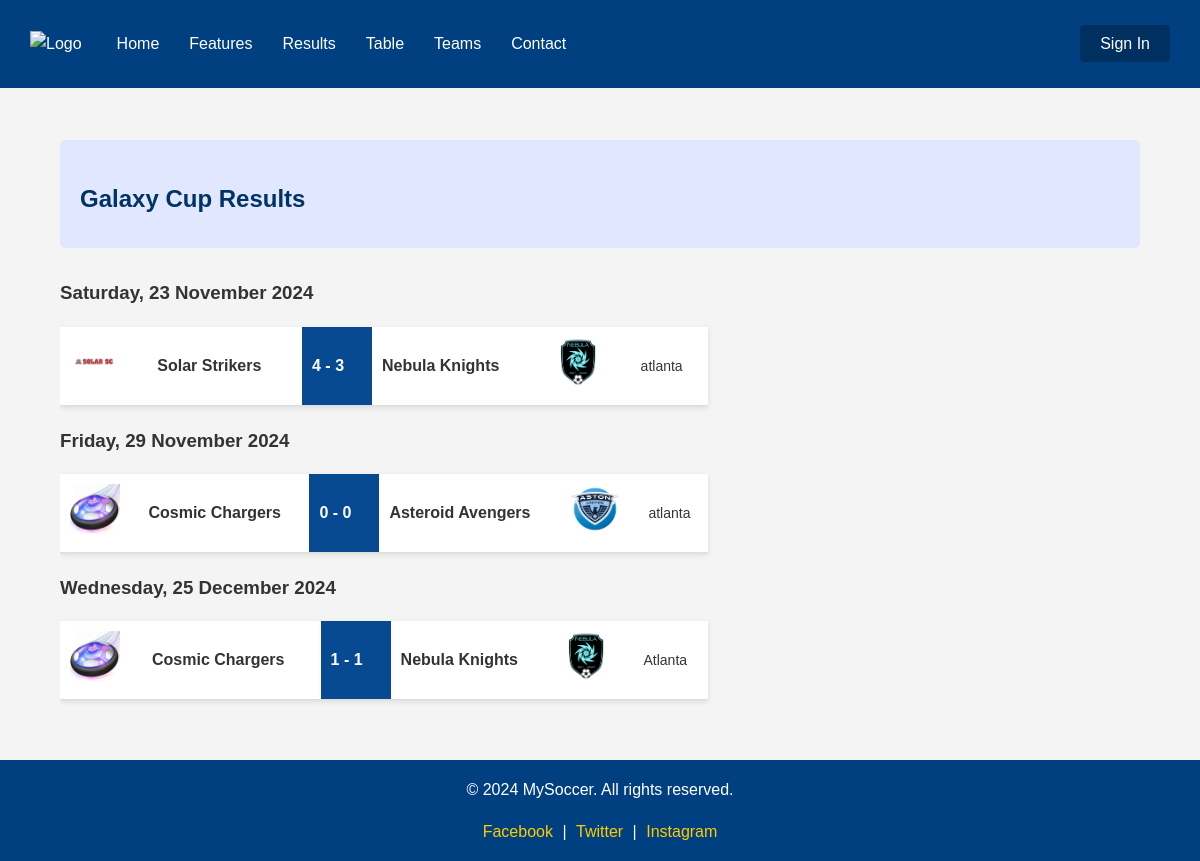
The page /results.php?tournament_id=17 on the database its author committed.
### tables this page shows
CREATE TABLE `tournaments` (
  `id` int(11) NOT NULL,
  `name` varchar(255) NOT NULL,
  `logo` varchar(255) NOT NULL,
  `num_teams` int(11) NOT NULL,
  `start_date` date NOT NULL,
  `end_date` date NOT NULL,
  `organizer` varchar(255) NOT NULL,
  `location` varchar(255) NOT NULL,
  `register` int(11) DEFAULT 0,
  `admin_id` int(11) NOT NULL
);

CREATE TABLE `matches` (
  `id` int(11) NOT NULL,
  `tournament_id` int(11) NOT NULL,
  `team1_id` int(11) NOT NULL,
  `team2_id` int(11) NOT NULL,
  `match_date` datetime NOT NULL,
  `location` varchar(255) NOT NULL,
  `match_time` time NOT NULL,
  `team1_score` int(11) DEFAULT NULL,
  `team2_score` int(11) DEFAULT NULL
);

CREATE TABLE `teams` (
  `id` int(11) NOT NULL,
  `tournament_id` int(11) NOT NULL,
  `name` varchar(255) NOT NULL,
  `logo` varchar(255) NOT NULL,
  `coach_name` varchar(255) NOT NULL
);

### results.php (the view, shortened to what this page needs)
<?php
require 'includes/db_connect.php';
$tournament_id = (int)$_GET['tournament_id'];
$sql_tournament = "SELECT * FROM tournaments WHERE id = ?";
$stmt_tournament = $conn->prepare($sql_tournament);
$stmt_tournament->bind_param("i", $tournament_id);
$stmt_tournament->execute();
$tournament1 = $stmt_tournament->get_result()->fetch_assoc();
$sql_matches = "
    SELECT matches.match_date, matches.team1_score, matches.team2_score, matches.location,
           t1.name AS team1_name, t1.logo AS team1_logo,
           t2.name AS team2_name, t2.logo AS team2_logo
    FROM matches
    JOIN teams AS t1 ON matches.team1_id = t1.id
    JOIN teams AS t2 ON matches.team2_id = t2.id
    WHERE matches.tournament_id = ?
      AND matches.team1_score IS NOT NULL
      AND matches.team2_score IS NOT NULL
    ORDER BY matches.match_date ASC
";
$stmt_matches = $conn->prepare($sql_matches);
$stmt_matches->bind_param("i", $tournament_id);
$stmt_matches->execute();
$matches = $stmt_matches->get_result();
?>
<!DOCTYPE html>
<html lang="en">
<head>
    <link rel="stylesheet" href="css/styles.css?v=1.0">
</head>
<body>
<?php include 'includes/header.php'; ?>
<main>
    <div class="container">
        <section class="welcome">
            <h2><?php echo htmlspecialchars($tournament1['name']); ?> Results</h2>
        </section>
        <?php if ($matches->num_rows > 0): ?>
            <?php while ($match = $matches->fetch_assoc()): ?>
                <h3><?php echo date("l, j F Y", strtotime($match['match_date'])); ?></h3>
                <table class="match-table">
                    <tr>
                        <td><img src="uploads/teams/<?php echo htmlspecialchars($match['team1_logo']); ?>" alt="<?php echo htmlspecialchars($match['team1_name']); ?> logo"></td>
                        <td class="team-name"><?php echo htmlspecialchars($match['team1_name']); ?></td>
                        <td class="match-score">
                            <?php echo htmlspecialchars($match['team1_score'] . ' - ' . $match['team2_score']); ?>
                        </td>
                        <td class="team-name"><?php echo htmlspecialchars($match['team2_name']); ?></td>
                        <td><img src="uploads/teams/<?php echo htmlspecialchars($match['team2_logo']); ?>" alt="<?php echo htmlspecialchars($match['team2_name']); ?> logo"></td>
                        <td class="match-location"><?php echo htmlspecialchars($match['location']); ?></td>
                    </tr>
                </table>
            <?php endwhile; ?>
        <?php else: ?>
            <p>No results available for this tournament.</p>
        <?php endif; ?>
    </div>
</main>
<?php include 'includes/footer.php'; ?>
</body>
</html>

### css/styles.css (style rules this page uses)
html, body { font-family: Arial, sans-serif; margin: 0; padding: 0; background-color: #f4f4f4; color: #333; line-height: 1.6; height: 100%; display: flex; flex-direction: column; }
.container { max-width: 90%; margin: 50px auto; overflow: hidden; padding: 20px 0; }
.container { width: 90%; max-width: 1200px; margin: auto; padding: 20px 0; }
main { padding: 20px 0; flex: 1; }
.welcome { background: #e0e7ff; padding: 20px; border-radius: 5px; margin-bottom: 30px; padding-top: 20px; margin-top: 100px; }
.welcome h2 { margin-bottom: 10px; color: #003366; }
table.match-table { width: 60%; border-collapse: collapse; margin-bottom: 20px; background-color: white; box-shadow: 0 2px 5px rgba(0,0,0,0.1); }
table.match-table th, table.match-table td { padding: 10px; text-align: center; border-bottom: 1px solid #ddd; text-align: left; }
table.match-table td { border-bottom: 1px solid #ddd; }
table.match-table td img { width: 50px; height: 50px; object-fit: contain; }
.team-name { padding-left: 10px; font-weight: bold; }
.match-location { font-size: 14px; font-weight: normal; padding-left: 10px; }
.match-score { background-color: #074a92; color: white; font-weight: bold; padding: 10px 20px; width: 50px; text-align: center; }

### rows shown on the page
tournaments: name "Galaxy Cup"
matches: match_date "Saturday, 23 November 2024", team1.logo (picture), team1.name "Solar Strikers", team1_score+team2_score "4 - 3", team2.name "Nebula Knights", team2.logo (picture), location "atlanta"
matches: match_date "Friday, 29 November 2024", team1.logo (picture), team1.name "Cosmic Chargers", team1_score+team2_score "0 - 0", team2.name "Asteroid Avengers", team2.logo (picture), location "atlanta"
matches: match_date "Wednesday, 25 December 2024", team1.logo (picture), team1.name "Cosmic Chargers", team1_score+team2_score "1 - 1", team2.name "Nebula Knights", team2.logo (picture), location "Atlanta"
